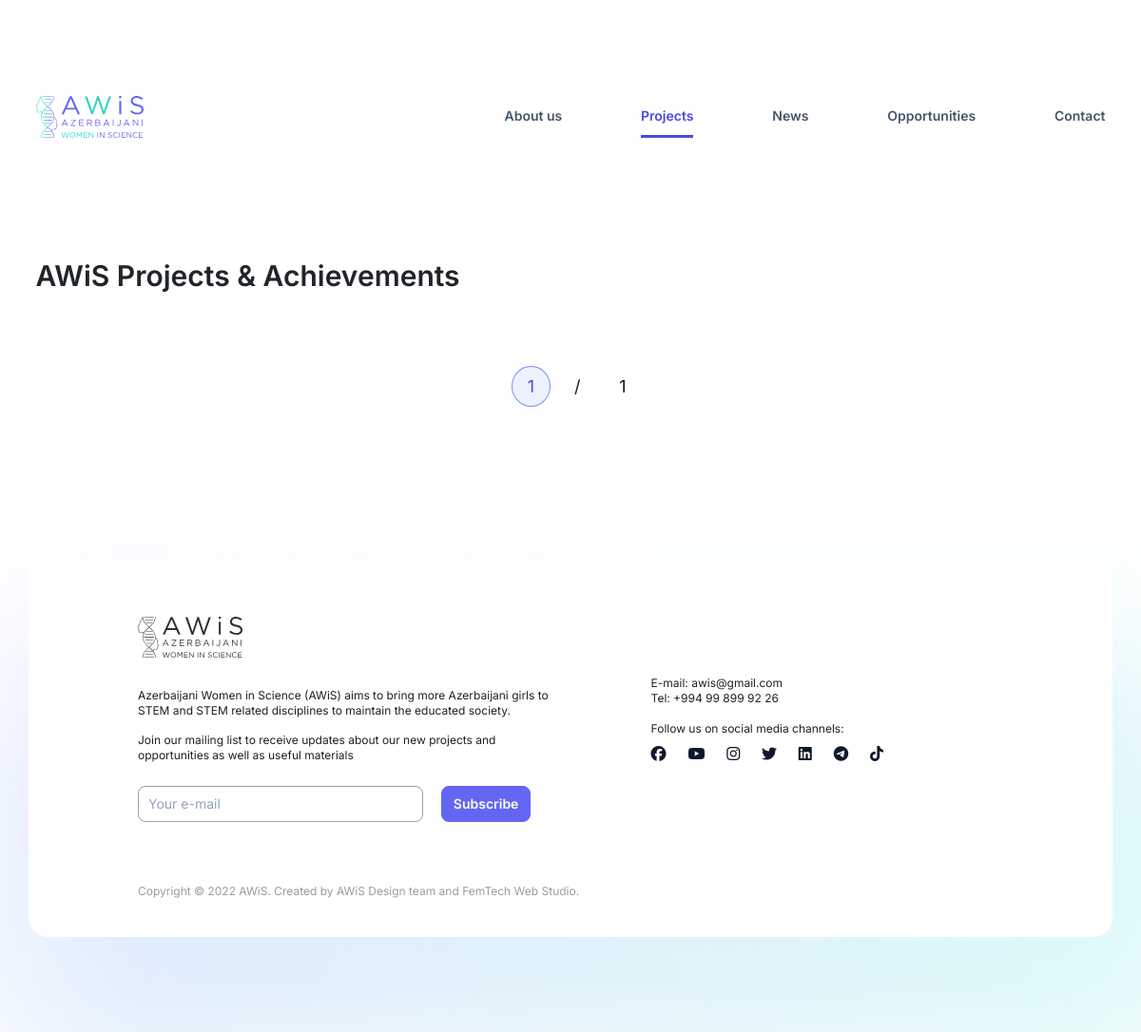
The page /projects/ on the database as committed earlier.
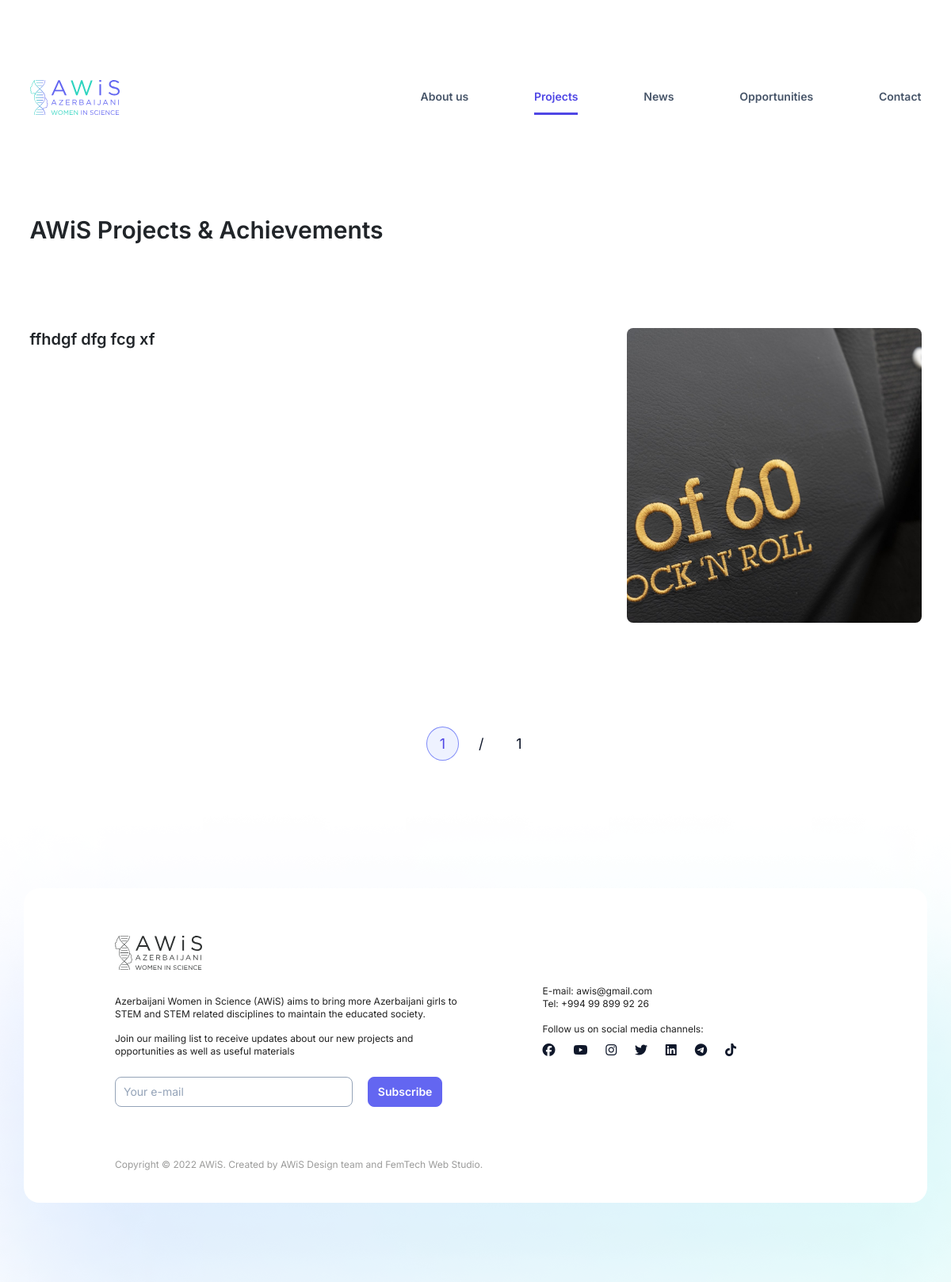
The same page on the database as committed later.
### projects/models.py (models this page shows, shortened)
class Projects(models.Model):
    title = models.CharField('Title', max_length = 256)
    image = models.ImageField("Image", upload_to = 'media/projects_images')
    description = tinymce_models.HTMLField('Description', max_length = 2000)
    created_at = models.DateTimeField(auto_now_add=True)
    updated_at = models.DateTimeField(auto_now=True)

### projects/views.py (the view)
# urls.py: path('projects/', projects),
def projects(request):
    projects = Projects.objects.all().order_by('-id')
    page_num = request.GET.get('page', 1)
    paginator = Paginator(projects, 7) # 6 employees per page
    try:
        page_obj = paginator.page(page_num)
    except PageNotAnInteger:
        page_obj = paginator.page(1)
    except EmptyPage:
        page_obj = paginator.page(paginator.num_pages)
    context = {
        'projects': page_obj.object_list,
        'page_obj': page_obj,
        'navbar': 'projects'
    }
    return render(request, 'projects.html', context)

### projects/templates/projects.html (shortened to what this page needs)
{% extends "base.html" %}
{% load static %}
{% block content %}
    <main id="projects">
        <section class="container">
            <h2>AWiS Projects & Achievements</h2>
            {% for i in projects %}
            <div class="row">
                <div class="col-6">
                    <p class="project-name">{{i.title}}</p>
                </div>
                <div class="col-6 text-end project-img">
                    <div style="background-image: url('{{ i.image.url }}');"></div>
                </div>
            </div>
            {% endfor %}
        </section>
        <div class="pagination container">
            <ul>
                <li class="active"><a class="deactive">{{ page_obj.number }}</a></li>
                <li><a class="deactive">/</a></li>
                <li><a class="deactive">{{ page_obj.paginator.num_pages }}</a></li>
            </ul>
        </div>
    </main>
{% endblock %}

Rows that differ between the two databases and show on the page:
added Projects: title "ffhdgf dfg fcg xf", image (picture)
